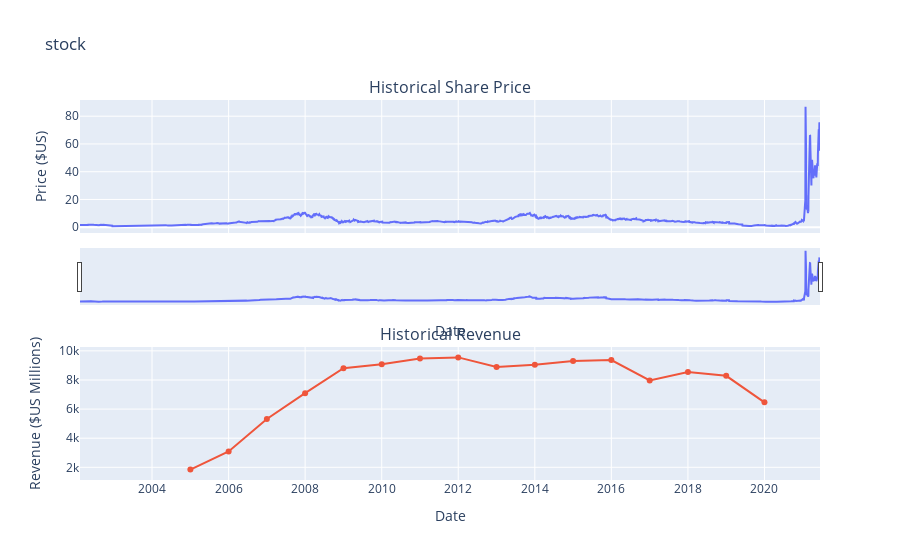

Source (notebook cell):
### Markdown cell above
Use the `make_graph` function to graph the GameStop Stock Data, also provide a title for the graph. The structure to call the `make_graph` function is `make_graph(gme_data, gme_revenue, 'GameStop')`. Note the graph will only show data upto June 2021.

### Code cell
make_graph(gme_data, gme_revenue, 'stock')

### Figure 1 — Plotly figure (JSON) as saved in the notebook; plotly's stock layout.template omitted (floating-point values rounded to 4 significant figures; data arrays with more than 128 entries replaced by an {"elided": "..."} marker saying what was removed)
{"data": [{"name": "Share Price", "type": "scatter", "x": {"elided": "4867 str values"}, "xaxis": "x", "y": {"elided": "4867 float values"}, "yaxis": "y"}, {"name": "Revenue", "type": "scatter", "x": ["2020-01-01T00:00:00", "2019-01-01T00:00:00", "2018-01-01T00:00:00", "2017-01-01T00:00:00", "2016-01-01T00:00:00", "2015-01-01T00:00:00", "2014-01-01T00:00:00", "2013-01-01T00:00:00", "2012-01-01T00:00:00", "2011-01-01T00:00:00", "2010-01-01T00:00:00", "2009-01-01T00:00:00", "2008-01-01T00:00:00", "2007-01-01T00:00:00", "2006-01-01T00:00:00", "2005-01-01T00:00:00"], "xaxis": "x2", "y": [6466, 8285, 8547, 7965, 9364, 9296, 9040, 8887, 9551, 9474, 9078, 8806, 7094, 5319, 3092, 1843], "yaxis": "y2"}], "layout": {"annotations": [{"font": {"size": 16}, "showarrow": false, "text": "Historical Share Price", "x": 0.5, "xanchor": "center", "xref": "paper", "y": 1.0, "yanchor": "bottom", "yref": "paper"}, {"font": {"size": 16}, "showarrow": false, "text": "Historical Revenue", "x": 0.5, "xanchor": "center", "xref": "paper", "y": 0.35, "yanchor": "bottom", "yref": "paper"}], "autosize": true, "showlegend": false, "title": {"text": "stock"}, "xaxis": {"anchor": "y", "autorange": true, "domain": [0, 1], "matches": "x2", "range": ["2002-02-13", "2021-06-14"], "rangeslider": {"autorange": true, "range": ["2002-02-13", "2021-06-14"], "visible": true, "yaxis": {"_template": null, "rangemode": "match"}}, "showticklabels": false, "title": {"text": "Date"}, "type": "date"}, "xaxis2": {"anchor": "y2", "autorange": true, "domain": [0, 1], "range": ["2002-02-13", "2021-06-14"], "title": {"text": "Date"}, "type": "date"}, "yaxis": {"anchor": "x", "autorange": true, "domain": [0.65, 1.0], "range": [-4.152, 91.67], "title": {"text": "Price ($US)"}, "type": "linear"}, "yaxis2": {"anchor": "x2", "autorange": true, "domain": [0, 0.35], "range": [1268.0, 10130.0], "title": {"text": "Revenue ($US Millions)"}, "type": "linear"}}}
